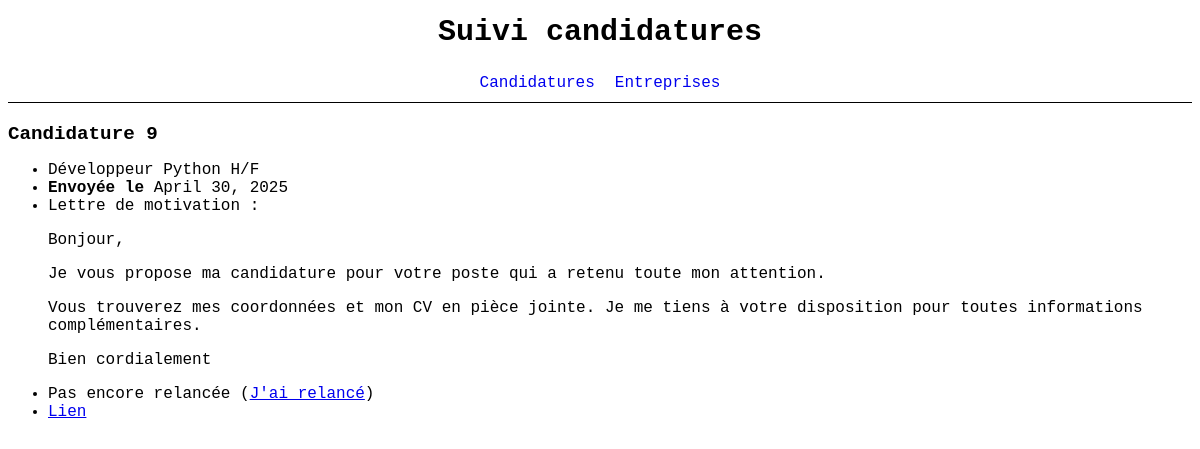
/applications/9/, run on the app's committed database.
### findjob/models.py (models this page shows)
class Application(models.Model):
    title = models.fields.CharField(max_length=100)
    link = models.fields.URLField(null=False,blank=False)
    applied = models.fields.BooleanField(default=True)
    date_applied = models.fields.DateField(null=True, blank=True)
    cover_letter = models.fields.TextField(max_length=2000, default="", null=True)
    company = models.ForeignKey(Company, on_delete=models.SET_NULL, null=True)
    called_back = models.fields.BooleanField(default=False)
    callback = models.OneToOneField(Callback, null=True, blank=True, on_delete=models.SET_NULL)

### findjob/views.py (the view)
# urls.py: path('applications/<int:id>/', views.application_detail, name='application-detail'),
def application_detail(request, id):
    application = get_object_or_404(Application, id=id)
    return render(request,
                  'findjob/application_detail.html',
                  {'application':application}
                  )

### findjob/templates/findjob/application_detail.html
{% extends 'findjob/base.html' %}
{% block content %}
<h1>Candidature {{application.id}}</h1>
<ul>
    <li></strong>{{application.title}}</strong></li>
    {% if application.applied %}
    <li><strong>Envoyée le</strong> {{application.date_applied}}</li>
    {% else %}
    <li>Pas encore envoyée</li>
    {% endif %}
    <li></strong>Lettre de motivation</strong> : {{application.cover_letter | linebreaks}}</li>
    {% if not application.callback is null %}
    <li></strong>Relancée le</strong> {{application.callback.date}}</li>
    <li></strong>Avec le message</strong> : {{application.callback.message | linebreaks}}</li>
    {% else %}
    <li>Pas encore relancée (<a href="{% url 'callback-add' application.id %}">J'ai relancé</a>)</li>
    {% endif %}
    <li><a target="_blank" href="{{application.link}}">Lien</a></li>
{% endblock %}

### findjob/static/findjob/styles.css (style rules this page uses)
* { font-family: 'Courier New', Courier, monospace; }
header + * { margin-top: 20px; }
h1 { font-size: larger; }

### data on the page
Application: id "9", title "Développeur Python H/F", date_applied "April 30, 2025", cover_letter "Bonjour, Je vous propose ma candidature pour votre poste qui a retenu toute mon attention. Vous trouverez mes coordonnées et mon CV en pièce jointe. Je me tiens à votre disposition pour toutes informations complémentaires. Bien cordialement"
